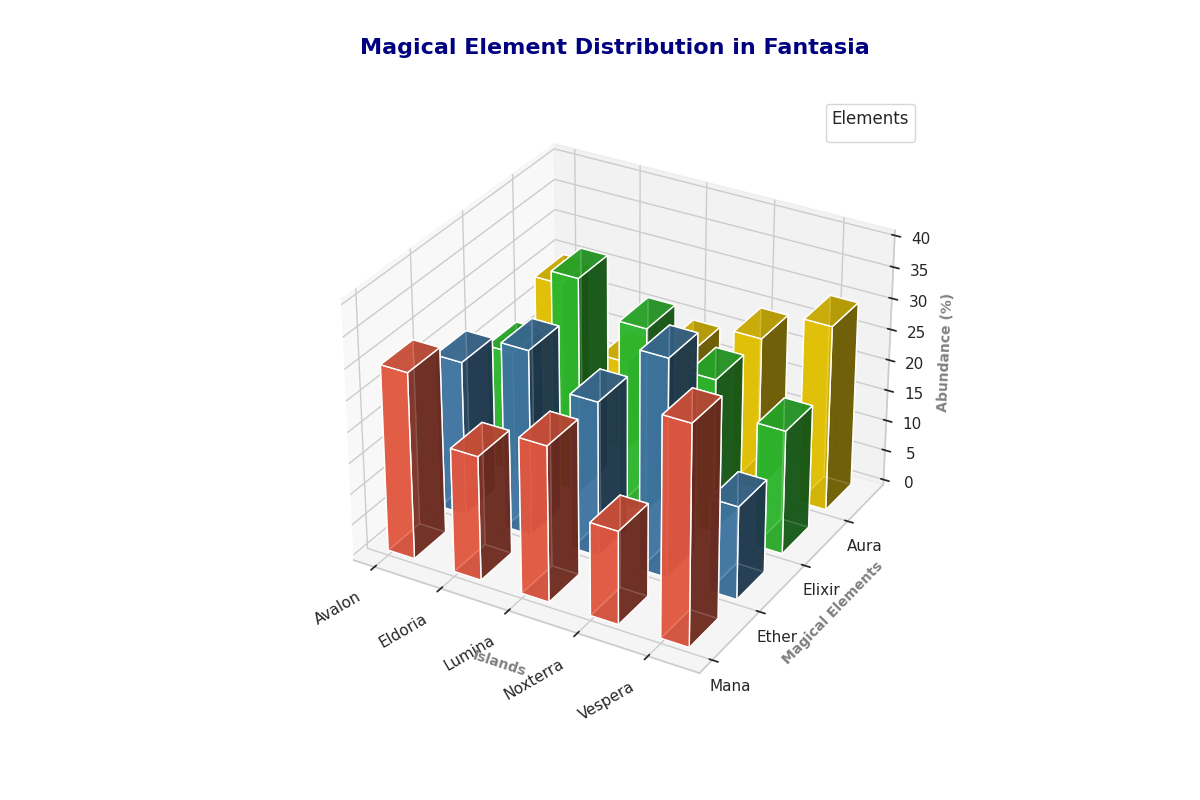

The script that drew this image:
import numpy as np
import matplotlib.pyplot as plt
from mpl_toolkits.mplot3d import Axes3D

islands = ['Avalon', 'Eldoria', 'Lumina', 'Noxterra', 'Vespera']
elements = ['Mana', 'Ether', 'Elixir', 'Aura']

percentage_data = np.array([
    [30, 25, 20, 25],
    [20, 30, 35, 15],
    [25, 25, 30, 20],
    [15, 35, 25, 25],
    [35, 15, 20, 30]
])

fig = plt.figure(figsize=(12, 8))
ax = fig.add_subplot(111, projection='3d')

x_pos, y_pos = np.meshgrid(np.arange(len(islands)), np.arange(len(elements)), indexing='ij')
x_pos = x_pos.flatten()
y_pos = y_pos.flatten()
z_pos = np.zeros_like(x_pos)

width = 0.4
depth = 0.6

colors = ['#FF6347', '#4682B4', '#32CD32', '#FFD700']  # Manually altered color scheme

for i, color in enumerate(colors):
    ax.bar3d(x_pos[y_pos == i], y_pos[y_pos == i], z_pos[y_pos == i], 
             width, depth, percentage_data[:, i], 
             color=color, alpha=0.8)

ax.set_xlabel('Islands', fontsize=10, fontweight='bold', color='grey')
ax.set_ylabel('Magical Elements', fontsize=10, fontweight='bold', color='grey')
ax.set_zlabel('Abundance (%)', fontsize=10, fontweight='bold', color='grey')

ax.set_xticks(np.arange(len(islands)))
ax.set_xticklabels(islands, rotation=30, ha='right')
ax.set_yticks(np.arange(len(elements)))
ax.set_yticklabels(elements)

ax.set_title('Magical Element Distribution in Fantasia', fontsize=16, fontweight='bold', pad=30, color='navy')

ax.set_zlim(0, 40)

ax.legend(title="Elements", loc='best')  # Changed legend location to 'best'

ax.grid(True, linestyle='--', linewidth=0.5)  # Added grid for better visualization

plt.tight_layout()

plt.show()
